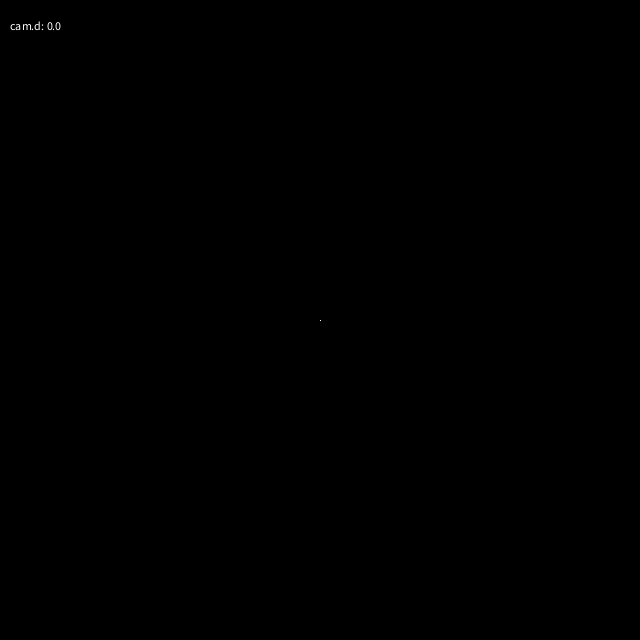
Frame 1 (no input)
Frame 60 (the mouse pressed at the canvas centre just before this capture): identical to frame 1, image omitted
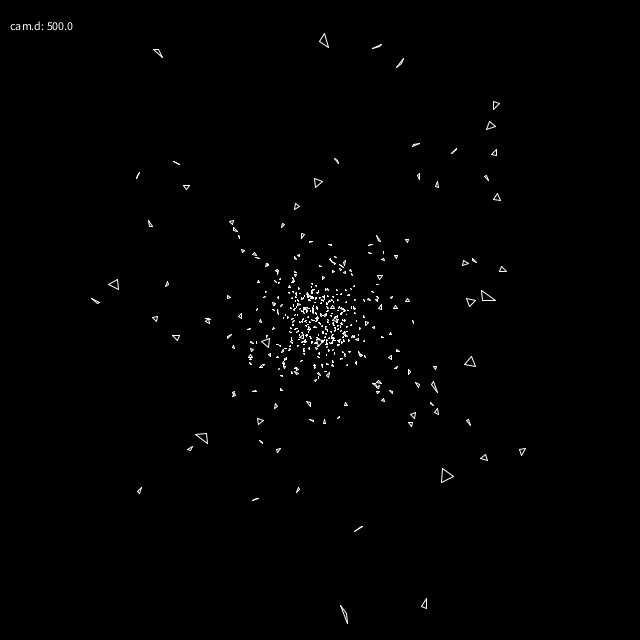
Frame 120 (the mouse held since frame 60 and released just before this capture)

The Processing sketch that drew these frames (run headless with seeded random() and noise(); from frame 60 on, the mouse is pressed at the canvas centre):

// Processing sketch: tris
// ── tris.pde
class Point2D
{
  float x, y;
}

class Point3D
{
  float x, y, z;
}

class Camera
{
  float d;
  Point2D proj(Point3D p)
  {
    Point2D q = new Point2D();
    q.x = d * p.x / (d + p.z);
    q.y = d * p.y / (d + p.z);
    return q;
  }
}

class Tri
{
  float x, y, z;
  float r, theta, phi;
  Point3D v[];
  private Point2D v2d[];
  
  Tri()
  {
    v = new Point3D[3];
    v2d = new Point2D[3];
    for (int i = 0; i < 3; i++) {
      v[i] = new Point3D();
    }
  }
  
  void draw(Camera cam)
  {
    for (int i = 0; i < 3; i++) {
      v2d[i] = cam.proj(v[i]);
      v2d[i].x += width / 2;
      v2d[i].y += height / 2;
    }
    stroke(255);
    line(v2d[0].x, v2d[0].y, v2d[1].x, v2d[1].y);
    line(v2d[1].x, v2d[1].y, v2d[2].x, v2d[2].y);
    line(v2d[2].x, v2d[2].y, v2d[0].x, v2d[0].y);
  }

  void rot(float rx, float ry, float rz)
  {
    float cx = (v[0].x + v[1].x + v[1].x) / 3;
    float cy = (v[0].y + v[1].y + v[1].y) / 3;
    float cz = (v[0].z + v[1].z + v[1].z) / 3;
    for (int i = 0; i < 3; i++) {
      v[i].x -= cx; v[i].y -= cy; v[i].z -= cz;
      
      float r, theta;

      r = mag(v[i].z, v[i].y);
      theta = atan2(v[i].y, v[i].z);
      v[i].z = r * cos(theta + rx);
      v[i].y = r * sin(theta + rx);

      r = mag(v[i].z, v[i].x);
      theta = atan2(v[i].x, v[i].z);
      v[i].z = r * cos(theta + ry);
      v[i].x = r * sin(theta + ry);

      r = mag(v[i].x, v[i].y);
      theta = atan2(v[i].y, v[i].x);
      v[i].x = r * cos(theta + rz);
      v[i].y = r * sin(theta + rz);
      
      v[i].x += cx; v[i].y += cy; v[i].z += cz;
    }
  }
}

Camera cam;
ArrayList<Tri> stars;

void setup()
{
  size(640, 640);
  background(0);
  cam = new Camera();
  cam.d = 1;

  stars = new ArrayList<Tri>();
  for (int i = 0; i < 500; i++) {
    Tri p = new Tri();
    float r = 10;
    float x = random(-500, 500);
    float y = random(-500, 500);
    float z = random(1, 10000);
    for (int j = 0; j < 3; j++) {
      p.v[j].x = r * cos(j * 2*PI/3) + x;
      p.v[j].y = r * sin(j * 2*PI/3) + y;
      p.v[j].z = z;
    }
    p.rot(random(0, 2*PI), random(0, 2*PI), random(0, 2*PI));
    stars.add(p);
  }
}

void draw()
{
  background(0);
  cam.d = 1000.0 * mouseX / width;
  int n = stars.size();
  for (int i = 0; i < n; i++) {
    Tri p = stars.get(i);
    p.v[0].z -= 1;
    p.v[1].z -= 1;
    p.v[2].z -= 1;
    if (p.v[0].z < 0) {
      p.v[0].z += 100;
      p.v[1].z += 100;
      p.v[2].z += 100;
    }
    p.rot(PI/500, PI/500, PI/500);
    if (0 < p.v[0].z && 0 < p.v[1].z && 0 < p.v[2].z) {
      p.draw(cam);
    }
  }
  text("cam.d: " + cam.d, 10, 30);
}
